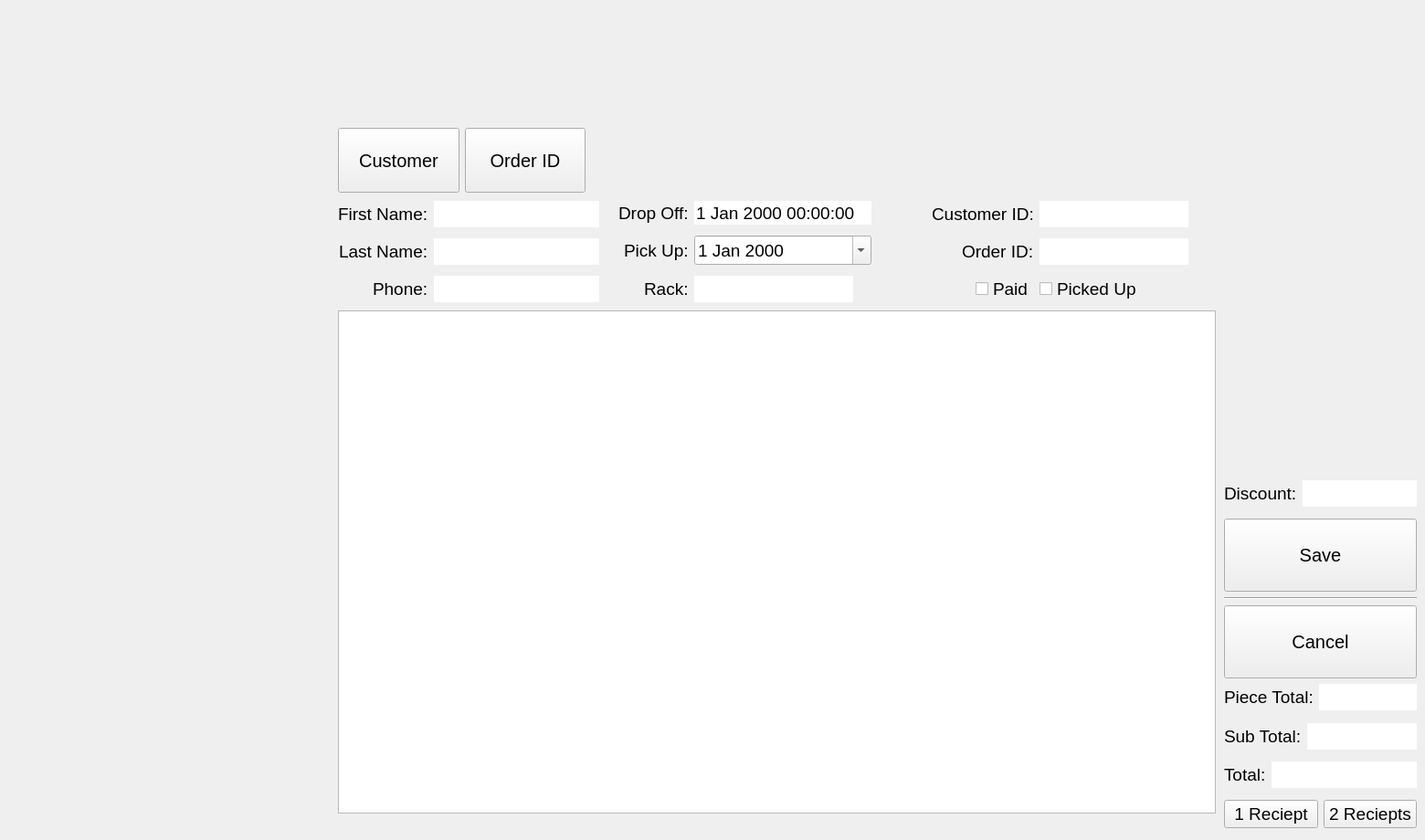
    <widget class="QWidget" name="pgEditOrder">
     <widget class="QWidget" name="widgetEditOrder" native="true">
      <property name="geometry">
       <rect>
        <x>370</x>
        <y>140</y>
        <width>1181</width>
        <height>771</height>
       </rect>
      </property>
      <widget class="QWidget" name="layoutWidget_3">
       <property name="geometry">
        <rect>
         <x>970</x>
         <y>386</y>
         <width>211</width>
         <height>381</height>
        </rect>
       </property>
       <layout class="QVBoxLayout" name="verticalLayoutEO">
        <item>
         <layout class="QFormLayout" name="formLayoutDiscountlEO">
          <item row="0" column="0">
           <widget class="QLabel" name="lblOrderDiscountEO">
            <property name="font">
             <font>
              <pointsize>14</pointsize>
             </font>
            </property>
            <property name="text">
             <string>Discount:</string>
            </property>
           </widget>
          </item>
          <item row="0" column="1">
           <widget class="QLineEdit" name="lineOrderDiscountEO">
            <property name="font">
             <font>
              <pointsize>14</pointsize>
             </font>
            </property>
            <property name="cursor">
             <cursorShape>ArrowCursor</cursorShape>
            </property>
            <property name="focusPolicy">
             <enum>Qt::FocusPolicy::NoFocus</enum>
            </property>
            <property name="frame">
             <bool>false</bool>
            </property>
            <property name="readOnly">
             <bool>true</bool>
            </property>
           </widget>
          </item>
         </layout>
        </item>
        <item>
         <layout class="QVBoxLayout" name="verticalLayoutSaveEO">
          <property name="sizeConstraint">
           <enum>QLayout::SizeConstraint::SetFixedSize</enum>
          </property>
          <item>
           <widget class="QPushButton" name="btnSaveEO">
            <property name="sizePolicy">
             <sizepolicy hsizetype="Minimum" vsizetype="Fixed">
              <horstretch>0</horstretch>
              <verstretch>0</verstretch>
             </sizepolicy>
            </property>
            <property name="minimumSize">
             <size>
              <width>0</width>
              <height>80</height>
             </size>
            </property>
            <property name="font">
             <font>
              <pointsize>15</pointsize>
             </font>
            </property>
            <property name="cursor">
             <cursorShape>PointingHandCursor</cursorShape>
            </property>
            <property name="text">
             <string>Save</string>
            </property>
            <property name="shortcut">
             <string>S</string>
            </property>
           </widget>
          </item>
          <item>
           <widget class="Line" name="line_6">
            <property name="orientation">
             <enum>Qt::Orientation::Horizontal</enum>
            </property>
           </widget>
          </item>
          <item>
           <widget class="QPushButton" name="btnReturnEO">
            <property name="sizePolicy">
             <sizepolicy hsizetype="Minimum" vsizetype="Fixed">
              <horstretch>0</horstretch>
              <verstretch>0</verstretch>
             </sizepolicy>
            </property>
            <property name="minimumSize">
             <size>
              <width>0</width>
              <height>80</height>
             </size>
            </property>
            <property name="font">
             <font>
              <pointsize>15</pointsize>
             </font>
            </property>
            <property name="cursor">
             <cursorShape>PointingHandCursor</cursorShape>
            </property>
            <property name="text">
             <string>Cancel</string>
            </property>
            <property name="shortcut">
             <string>Esc</string>
            </property>
           </widget>
          </item>
         </layout>
        </item>
        <item>
         <layout class="QFormLayout" name="formLayoutPieceTotalEO">
          <item row="0" column="1">
           <widget class="QLineEdit" name="linePieceTotalEO">
            <property name="font">
             <font>
              <pointsize>14</pointsize>
             </font>
            </property>
            <property name="cursor">
             <cursorShape>ArrowCursor</cursorShape>
            </property>
            <property name="frame">
             <bool>false</bool>
            </property>
            <property name="readOnly">
             <bool>true</bool>
            </property>
           </widget>
          </item>
          <item row="0" column="0">
           <widget class="QLabel" name="lblPieceTotalEO">
            <property name="font">
             <font>
              <pointsize>14</pointsize>
             </font>
            </property>
            <property name="text">
             <string>Piece Total:</string>
            </property>
           </widget>
          </item>
         </layout>
        </item>
        <item>
         <layout class="QFormLayout" name="formLayout_6">
          <item row="0" column="0">
           <widget class="QLabel" name="lblOrderSubTotalEO">
            <property name="font">
             <font>
              <pointsize>14</pointsize>
             </font>
            </property>
            <property name="text">
             <string>Sub Total:</string>
            </property>
           </widget>
          </item>
          <item row="0" column="1">
           <widget class="QLineEdit" name="lineOrderSubTotalEO">
            <property name="font">
             <font>
              <pointsize>14</pointsize>
             </font>
            </property>
            <property name="cursor">
             <cursorShape>ArrowCursor</cursorShape>
            </property>
            <property name="focusPolicy">
             <enum>Qt::FocusPolicy::NoFocus</enum>
            </property>
            <property name="frame">
             <bool>false</bool>
            </property>
            <property name="readOnly">
             <bool>true</bool>
            </property>
           </widget>
          </item>
         </layout>
        </item>
        <item>
         <layout class="QFormLayout" name="formLayoutEO">
          <item row="0" column="0">
           <widget class="QLabel" name="lblOrderTotalEO">
            <property name="font">
             <font>
              <pointsize>14</pointsize>
             </font>
            </property>
            <property name="text">
             <string>Total:</string>
            </property>
           </widget>
          </item>
          <item row="0" column="1">
           <widget class="QLineEdit" name="lineOrderTotalEO">
            <property name="font">
             <font>
              <pointsize>14</pointsize>
             </font>
            </property>
            <property name="cursor">
             <cursorShape>PointingHandCursor</cursorShape>
            </property>
            <property name="frame">
             <bool>false</bool>
            </property>
            <property name="readOnly">
             <bool>true</bool>
            </property>
           </widget>
          </item>
         </layout>
        </item>
        <item>
         <layout class="QHBoxLayout" name="horizontalLayoutRecipetsEO">
          <item>
           <widget class="QPushButton" name="btnOneRecieptEO">
            <property name="sizePolicy">
             <sizepolicy hsizetype="Expanding" vsizetype="Fixed">
              <horstretch>0</horstretch>
              <verstretch>0</verstretch>
             </sizepolicy>
            </property>
            <property name="font">
             <font>
              <pointsize>14</pointsize>
             </font>
            </property>
            <property name="cursor">
             <cursorShape>PointingHandCursor</cursorShape>
            </property>
            <property name="text">
             <string>1 Reciept</string>
            </property>
           </widget>
          </item>
          <item>
           <widget class="QPushButton" name="btnTwoRecieptEO">
            <property name="sizePolicy">
             <sizepolicy hsizetype="Expanding" vsizetype="Fixed">
              <horstretch>0</horstretch>
              <verstretch>0</verstretch>
             </sizepolicy>
            </property>
            <property name="font">
             <font>
              <pointsize>14</pointsize>
             </font>
            </property>
            <property name="cursor">
             <cursorShape>PointingHandCursor</cursorShape>
            </property>
            <property name="text">
             <string>2 Reciepts</string>
            </property>
            <property name="shortcut">
             <string>2</string>
            </property>
           </widget>
          </item>
         </layout>
        </item>
       </layout>
      </widget>
      <widget class="QTableView" name="tableViewOrdersEO">
       <property name="geometry">
        <rect>
         <x>0</x>
         <y>200</y>
         <width>961</width>
         <height>551</height>
        </rect>
       </property>
       <property name="font">
        <font>
         <pointsize>14</pointsize>
        </font>
       </property>
       <attribute name="verticalHeaderVisible">
        <bool>false</bool>
       </attribute>
      </widget>
      <widget class="QWidget" name="horizontalLayoutWidget_5">
       <property name="geometry">
        <rect>
         <x>0</x>
         <y>0</y>
         <width>271</width>
         <height>71</height>
        </rect>
       </property>
       <layout class="QHBoxLayout" name="horizontalLayoutEO">
        <item>
         <widget class="QPushButton" name="btnCustomerEO">
          <property name="sizePolicy">
           <sizepolicy hsizetype="Minimum" vsizetype="Expanding">
            <horstretch>0</horstretch>
            <verstretch>0</verstretch>
           </sizepolicy>
          </property>
          <property name="font">
           <font>
            <pointsize>15</pointsize>
           </font>
          </property>
          <property name="cursor">
           <cursorShape>PointingHandCursor</cursorShape>
          </property>
          <property name="text">
           <string>Customer</string>
          </property>
          <property name="shortcut">
           <string>C</string>
          </property>
         </widget>
        </item>
        <item>
         <widget class="QPushButton" name="btnOrderSearchEO">
          <property name="sizePolicy">
           <sizepolicy hsizetype="Minimum" vsizetype="Expanding">
            <horstretch>0</horstretch>
            <verstretch>0</verstretch>
           </sizepolicy>
          </property>
          <property name="font">
           <font>
            <pointsize>15</pointsize>
           </font>
          </property>
          <property name="cursor">
           <cursorShape>PointingHandCursor</cursorShape>
          </property>
          <property name="text">
           <string>Order ID</string>
          </property>
          <property name="shortcut">
           <string>I</string>
          </property>
         </widget>
        </item>
       </layout>
      </widget>
      <widget class="QWidget" name="gridWidgetEO" native="true">
       <property name="geometry">
        <rect>
         <x>0</x>
         <y>80</y>
         <width>961</width>
         <height>121</height>
        </rect>
       </property>
       <layout class="QGridLayout" name="gridLayoutInformationEO">
        <item row="0" column="2">
         <layout class="QFormLayout" name="formLayoutIEO">
          <property name="labelAlignment">
           <set>Qt::AlignmentFlag::AlignRight|Qt::AlignmentFlag::AlignTrailing|Qt::AlignmentFlag::AlignVCenter</set>
          </property>
          <property name="verticalSpacing">
           <number>12</number>
          </property>
          <property name="rightMargin">
           <number>30</number>
          </property>
          <item row="0" column="0">
           <widget class="QLabel" name="lblCustomerIDEO">
            <property name="font">
             <font>
              <pointsize>14</pointsize>
             </font>
            </property>
            <property name="text">
             <string>Customer ID:</string>
            </property>
           </widget>
          </item>
          <item row="0" column="1">
           <widget class="QLineEdit" name="lineCustomerIDEO">
            <property name="sizePolicy">
             <sizepolicy hsizetype="Expanding" vsizetype="Fixed">
              <horstretch>0</horstretch>
              <verstretch>0</verstretch>
             </sizepolicy>
            </property>
            <property name="font">
             <font>
              <pointsize>14</pointsize>
             </font>
            </property>
            <property name="cursor">
             <cursorShape>ArrowCursor</cursorShape>
            </property>
            <property name="frame">
             <bool>false</bool>
            </property>
            <property name="readOnly">
             <bool>true</bool>
            </property>
           </widget>
          </item>
          <item row="1" column="0">
           <widget class="QLabel" name="lblOrderIDEO">
            <property name="font">
             <font>
              <pointsize>14</pointsize>
             </font>
            </property>
            <property name="text">
             <string>Order ID:</string>
            </property>
           </widget>
          </item>
          <item row="1" column="1">
           <widget class="QLineEdit" name="lineOrderIDEO">
            <property name="sizePolicy">
             <sizepolicy hsizetype="Expanding" vsizetype="Fixed">
              <horstretch>0</horstretch>
              <verstretch>0</verstretch>
             </sizepolicy>
            </property>
            <property name="minimumSize">
             <size>
              <width>0</width>
              <height>0</height>
             </size>
            </property>
            <property name="font">
             <font>
              <pointsize>14</pointsize>
             </font>
            </property>
            <property name="cursor">
             <cursorShape>ArrowCursor</cursorShape>
            </property>
            <property name="frame">
             <bool>false</bool>
            </property>
            <property name="readOnly">
             <bool>true</bool>
            </property>
           </widget>
          </item>
          <item row="2" column="0">
           <widget class="QCheckBox" name="checkBoxPaidEO">
            <property name="sizePolicy">
             <sizepolicy hsizetype="Minimum" vsizetype="Fixed">
              <horstretch>0</horstretch>
              <verstretch>0</verstretch>
             </sizepolicy>
            </property>
            <property name="font">
             <font>
              <pointsize>14</pointsize>
             </font>
            </property>
            <property name="cursor">
             <cursorShape>PointingHandCursor</cursorShape>
            </property>
            <property name="text">
             <string>Paid</string>
            </property>
           </widget>
          </item>
          <item row="2" column="1">
           <widget class="QCheckBox" name="checkBoxPUEO">
            <property name="font">
             <font>
              <pointsize>14</pointsize>
             </font>
            </property>
            <property name="cursor">
             <cursorShape>PointingHandCursor</cursorShape>
            </property>
            <property name="text">
             <string>Picked Up</string>
            </property>
           </widget>
          </item>
         </layout>
        </item>
        <item row="0" column="1">
         <layout class="QFormLayout" name="formLayoutDateEO">
          <property name="rowWrapPolicy">
           <enum>QFormLayout::RowWrapPolicy::DontWrapRows</enum>
          </property>
          <property name="labelAlignment">
           <set>Qt::AlignmentFlag::AlignRight|Qt::AlignmentFlag::AlignTrailing|Qt::AlignmentFlag::AlignVCenter</set>
          </property>
          <property name="verticalSpacing">
           <number>12</number>
          </property>
          <property name="rightMargin">
           <number>60</number>
          </property>
          <item row="0" column="0">
           <widget class="QLabel" name="lblDropOffEO">
            <property name="font">
             <font>
              <pointsize>14</pointsize>
             </font>
            </property>
            <property name="text">
             <string>Drop Off:</string>
            </property>
           </widget>
          </item>
          <item row="0" column="1">
           <widget class="QDateTimeEdit" name="dateDTDropOffEO">
            <property name="font">
             <font>
              <pointsize>14</pointsize>
             </font>
            </property>
            <property name="frame">
             <bool>false</bool>
            </property>
            <property name="readOnly">
             <bool>true</bool>
            </property>
            <property name="buttonSymbols">
             <enum>QAbstractSpinBox::ButtonSymbols::NoButtons</enum>
            </property>
           </widget>
          </item>
          <item row="1" column="0">
           <widget class="QLabel" name="lblPickUpEO">
            <property name="font">
             <font>
              <pointsize>14</pointsize>
             </font>
            </property>
            <property name="text">
             <string>Pick Up:</string>
            </property>
           </widget>
          </item>
          <item row="2" column="0">
           <widget class="QLabel" name="lblRackEO">
            <property name="font">
             <font>
              <pointsize>14</pointsize>
             </font>
            </property>
            <property name="text">
             <string>Rack:</string>
            </property>
           </widget>
          </item>
          <item row="2" column="1">
           <widget class="QLineEdit" name="lineRackEO">
            <property name="sizePolicy">
             <sizepolicy hsizetype="Fixed" vsizetype="Fixed">
              <horstretch>0</horstretch>
              <verstretch>0</verstretch>
             </sizepolicy>
            </property>
            <property name="baseSize">
             <size>
              <width>0</width>
              <height>0</height>
             </size>
            </property>
            <property name="font">
             <font>
              <pointsize>14</pointsize>
             </font>
            </property>
            <property name="cursor">
             <cursorShape>PointingHandCursor</cursorShape>
            </property>
            <property name="frame">
             <bool>false</bool>
            </property>
            <property name="readOnly">
             <bool>false</bool>
            </property>
           </widget>
          </item>
          <item row="1" column="1">
           <widget class="QDateEdit" name="dateDPickUpEO">
            <property name="font">
             <font>
              <pointsize>14</pointsize>
             </font>
            </property>
            <property name="cursor">
             <cursorShape>PointingHandCursor</cursorShape>
            </property>
            <property name="calendarPopup">
             <bool>true</bool>
            </property>
           </widget>
          </item>
         </layout>
        </item>
        <item row="0" column="0">
         <layout class="QFormLayout" name="formLayoutCustomerEO">
          <property name="sizeConstraint">
           <enum>QLayout::SizeConstraint::SetDefaultConstraint</enum>
          </property>
          <property name="fieldGrowthPolicy">
           <enum>QFormLayout::FieldGrowthPolicy::ExpandingFieldsGrow</enum>
          </property>
          <property name="labelAlignment">
           <set>Qt::AlignmentFlag::AlignRight|Qt::AlignmentFlag::AlignTrailing|Qt::AlignmentFlag::AlignVCenter</set>
          </property>
          <property name="formAlignment">
           <set>Qt::AlignmentFlag::AlignLeading|Qt::AlignmentFlag::AlignLeft|Qt::AlignmentFlag::AlignTop</set>
          </property>
          <property name="verticalSpacing">
           <number>12</number>
          </property>
          <property name="rightMargin">
           <number>15</number>
          </property>
          <item row="0" column="0">
           <widget class="QLabel" name="lblFNameEO">
            <property name="font">
             <font>
              <pointsize>14</pointsize>
             </font>
            </property>
            <property name="text">
             <string>First Name:</string>
            </property>
           </widget>
          </item>
          <item row="0" column="1">
           <widget class="QLineEdit" name="lineFNameEO">
            <property name="sizePolicy">
             <sizepolicy hsizetype="Expanding" vsizetype="Fixed">
              <horstretch>0</horstretch>
              <verstretch>0</verstretch>
             </sizepolicy>
            </property>
            <property name="minimumSize">
             <size>
              <width>181</width>
              <height>0</height>
             </size>
            </property>
            <property name="maximumSize">
             <size>
              <width>16777215</width>
              <height>16777215</height>
             </size>
            </property>
            <property name="font">
             <font>
              <pointsize>14</pointsize>
             </font>
            </property>
            <property name="cursor">
             <cursorShape>ArrowCursor</cursorShape>
            </property>
            <property name="frame">
             <bool>false</bool>
            </property>
            <property name="readOnly">
             <bool>true</bool>
            </property>
           </widget>
          </item>
          <item row="1" column="0">
           <widget class="QLabel" name="lblLNameEO">
            <property name="font">
             <font>
              <pointsize>14</pointsize>
             </font>
            </property>
            <property name="text">
             <string>Last Name:</string>
            </property>
           </widget>
          </item>
          <item row="1" column="1">
           <widget class="QLineEdit" name="lineLNameEO">
            <property name="minimumSize">
             <size>
              <width>181</width>
              <height>0</height>
             </size>
            </property>
            <property name="maximumSize">
             <size>
              <width>16777215</width>
              <height>16777215</height>
             </size>
            </property>
            <property name="font">
             <font>
              <pointsize>14</pointsize>
             </font>
            </property>
            <property name="cursor">
             <cursorShape>ArrowCursor</cursorShape>
            </property>
            <property name="frame">
             <bool>false</bool>
            </property>
            <property name="readOnly">
             <bool>true</bool>
            </property>
           </widget>
          </item>
          <item row="2" column="0">
           <widget class="QLabel" name="lblPhoneEO">
            <property name="font">
             <font>
              <pointsize>14</pointsize>
             </font>
            </property>
            <property name="text">
             <string>Phone:</string>
            </property>
           </widget>
          </item>
          <item row="2" column="1">
           <widget class="QLineEdit" name="linePhoneEO">
            <property name="sizePolicy">
             <sizepolicy hsizetype="Expanding" vsizetype="Fixed">
              <horstretch>0</horstretch>
              <verstretch>0</verstretch>
             </sizepolicy>
            </property>
            <property name="minimumSize">
             <size>
              <width>181</width>
              <height>0</height>
             </size>
            </property>
            <property name="maximumSize">
             <size>
              <width>16777215</width>
              <height>16777215</height>
             </size>
            </property>
            <property name="font">
             <font>
              <pointsize>14</pointsize>
             </font>
            </property>
            <property name="cursor">
             <cursorShape>ArrowCursor</cursorShape>
            </property>
            <property name="frame">
             <bool>false</bool>
            </property>
            <property name="readOnly">
             <bool>true</bool>
            </property>
           </widget>
          </item>
         </layout>
        </item>
       </layout>
      </widget>
     </widget>
    </widget>
